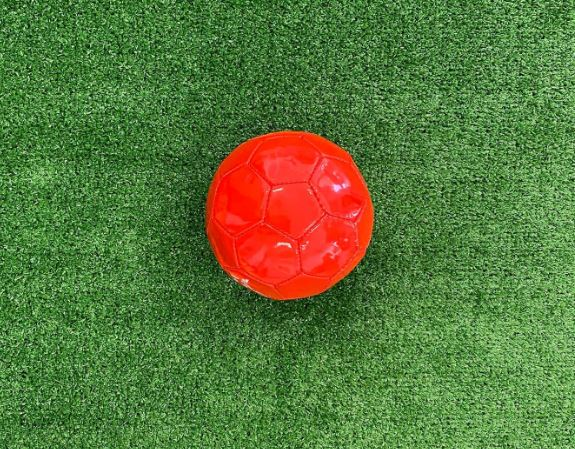
#> input picture Part1/ColourRangeIdentification/red3.jpg, 575 x 449 px
$ python ColourRangeIdentification.py
#> lines starting #> are read from the running program, lines starting #| are printed output that depends on the picture; after the words box and inside, x2 and y2 are one past the last pixel; in counts of white or black regions, pixels touching at a corner belong together
from __future__ import division
import cv2
import numpy as np


def nothing(*arg):
    pass

# Set the starting position of the Colour Sliders to the default red HSV range.
starting_colour = (0, 100, 80, 10, 255, 255)   # Low HSV values, followed by the High HSV values

cv2.namedWindow('HSV_Segmentation')

# Low Boundary range of the HSV Colour Sliders.
cv2.createTrackbar('Hue_Low', 'HSV_Segmentation', starting_colour[0], 255, nothing)
cv2.createTrackbar('Sat_Low', 'HSV_Segmentation', starting_colour[1], 255, nothing)
cv2.createTrackbar('Val_Low', 'HSV_Segmentation', starting_colour[2], 255, nothing)

# High Boundary range of the HSV Colour Sliders.
cv2.createTrackbar('Hue_High', 'HSV_Segmentation', starting_colour[3], 255, nothing)
cv2.createTrackbar('Sat_High', 'HSV_Segmentation', starting_colour[4], 255, nothing)
cv2.createTrackbar('Val_High', 'HSV_Segmentation', starting_colour[5], 255, nothing)

# Assign the Image file of the soccer ball to determine HSV classification.
Original = cv2.imread('red3.jpg')
#> Original is the input picture: shape (449, 575, 3); mean B, G, R 59.3, 119.1, 90.5

# Obtain the HSV values from the Colour Sliders.
while True:
    Hue_Low = cv2.getTrackbarPos('Hue_Low', 'HSV_Segmentation')
    Sat_Low = cv2.getTrackbarPos('Sat_Low', 'HSV_Segmentation')
    Val_Low = cv2.getTrackbarPos('Val_Low', 'HSV_Segmentation')
    Hue_High = cv2.getTrackbarPos('Hue_High', 'HSV_Segmentation')
    Sat_High = cv2.getTrackbarPos('Sat_High', 'HSV_Segmentation')
    Val_High = cv2.getTrackbarPos('Val_High', 'HSV_Segmentation')

    # Display the unedited first photo that was uploaded.
    cv2.imshow('Original', Original)

    # Apply the Gaussian Blur filter to reduce unwanted noise and reduce detail to create the mask
    Image_BGR = cv2.GaussianBlur(Original, (7, 7), 0)
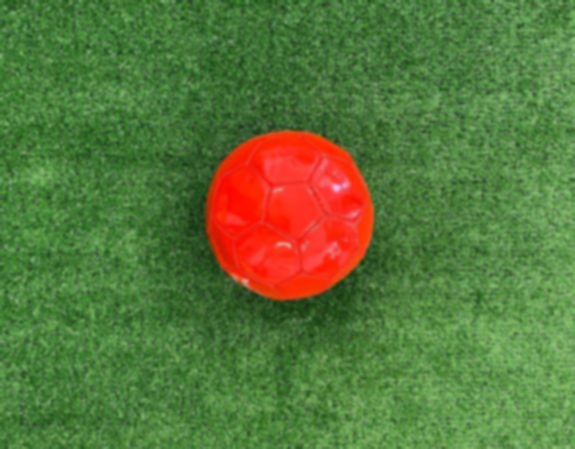
#> Image_BGR: shape (449, 575, 3); mean B, G, R 59.3, 119.1, 90.5

    # Since OpenCV is in BGR, convert the BGR from the image into the desired HSV state (model)
    hsv = cv2.cvtColor(Image_BGR, cv2.COLOR_BGR2HSV)
#> hsv: shape (449, 575, 3); mean H, S, V 49.6, 138.7, 136.1

    # Assigning both the lowest and highest values of Hue, Saturation and Value to give the HSV range.
    Color_LowRange = np.array([Hue_Low, Sat_Low, Val_Low])
    Color_HighRange = np.array([Hue_High, Sat_High, Val_High])
    mask = cv2.inRange(hsv, Color_LowRange, Color_HighRange)
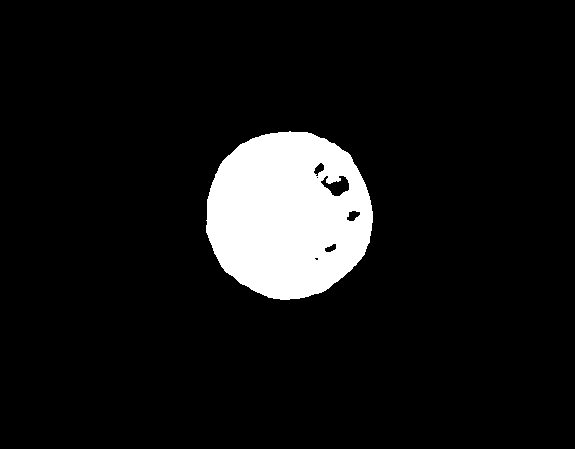
#> mask: shape (449, 575); 8.4% white; 1 white region, box (x1, y1, x2, y2) and area: (206, 131, 373, 300) 21559

    # The getStructuring OpenCV command allows the structure of the kernel to be generated
    kernal = cv2.getStructuringElement(cv2.MORPH_ELLIPSE, (7, 7))

    # The Morph Close closes in small holes left in the masked image
    mask = cv2.morphologyEx(mask, cv2.MORPH_CLOSE, kernal)
#> mask: shape (449, 575); 8.4% white; 1 white region, box (x1, y1, x2, y2) and area: (206, 131, 373, 300) 21729

    # The Morph open is applied to remove noise from the background of the masked image
    mask = cv2.morphologyEx(mask, cv2.MORPH_OPEN, kernal)
#> mask: shape (449, 575); 8.4% white; 1 white region, box (x1, y1, x2, y2) and area: (206, 131, 373, 300) 21727

    # Display the mask after the Morpholgical Operations have been applied
    cv2.imshow('mask', mask)

    # Inserts the mask over the original image that was uploaded
    result = cv2.bitwise_and(Original, Original, mask=mask)
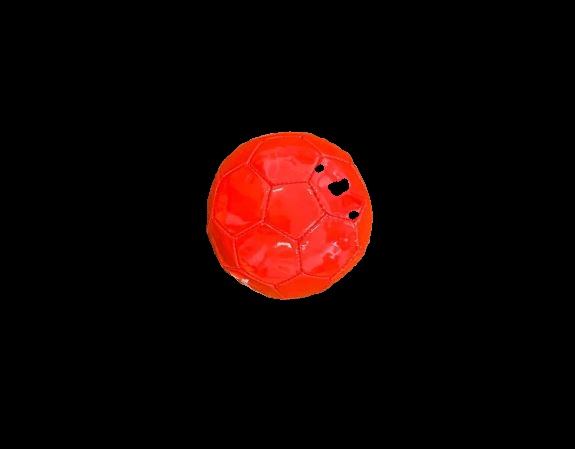
#> result: shape (449, 575, 3); mean B, G, R 2.2, 4, 20.6

    # Outputs the final image that has had the HSV model segmented
    cv2.imshow('HSV_Segmentation', result)

    # This function checks whether a key has been pressed where it then repeats the code segment
    k = cv2.waitKey(5) & 0xFF
#> (key Esc is pressed here)
    if k == 27:
        break
# Closes all windows and stops the program running
cv2.destroyAllWindows()
